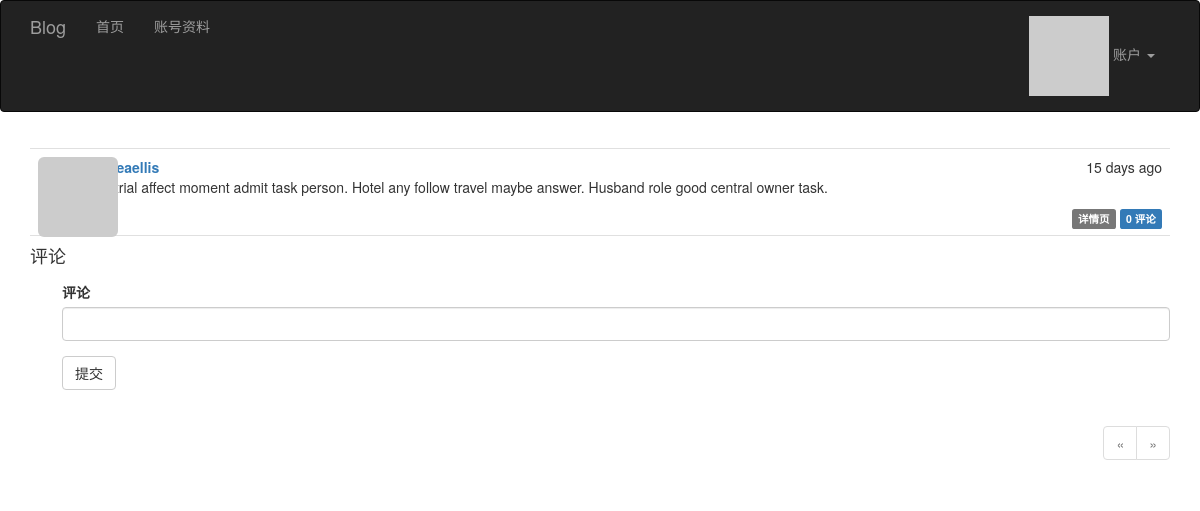
The app's page /article/1 (signed in) with its own data.
### app/models.py (models this page shows, shortened)
class Article(db.Model):
    __tablename__ = 'articles'
    id = db.Column(db.Integer, primary_key=True)
    body = db.Column(db.Text)
    body_html = db.Column(db.Text)
    timestamp = db.Column(db.DateTime, index=True, default=datetime.utcnow)
    author_id = db.Column(db.Integer, db.ForeignKey('users.id'))
    comments = db.relationship('Comment', backref='article', lazy='dynamic')

class User(UserMixin, db.Model):
    __tablename__ = 'users'
    id = db.Column(db.Integer, primary_key=True)
    email = db.Column(db.String(64), unique=True)
    username = db.Column(db.String(64), unique=True, index=True)
    password_hash = db.Column(db.String(128))
    role_id = db.Column(db.Integer, db.ForeignKey('roles.id'))
    confirmed = db.Column(db.Boolean, default=False)
    name = db.Column(db.String(64))
    location = db.Column(db.String(64))
    about_me = db.Column(db.Text())
    member_since = db.Column(db.DateTime(), default=datetime.utcnow)
    last_seen = db.Column(db.DateTime(), default=datetime.utcnow)
    avatar_hash = db.Column(db.String(32))
    articles = db.relationship('Article', backref='author', lazy='dynamic')
    followed = db.relationship('Follow',
                               foreign_keys=[Follow.follower_id],
                               backref=db.backref('follower', lazy='joined'),
                               lazy='dynamic',
                               cascade='all, delete-orphan')
    followers = db.relationship('Follow',
                                foreign_keys=[Follow.followed_id],
                                backref=db.backref('followed', lazy='joined'),
                                lazy='dynamic',
                                cascade='all, delete-orphan')
    comments = db.relationship('Comment', backref='author', lazy='dynamic')
    @property
    def password(self):
        """密码生成哈希值就无法还原"""
        raise AttributeError('密码没有可读的属性')
    def can(self, perm):
        return self.role is not None and self.role.has_permission(perm)
    def is_administrator(self):
        return self.can(Permission.ADMIN)
    def ping(self):
        self.last_seen = datetime.utcnow()
        self.add = db.session.add(self)
    def gravatar(self, size=100, default='identicon', rating='g'):
        url = 'https://www.gravatar.com/avatar'
        hash = self.avatar_hash or self.gravatar_hash()
        u = '{url}/{hash}?s={size}&d={default}&r={rating}'.format(
            url=url, hash=hash, size=size, default=default, rating=rating)
        return u

### app/main/views.py (the view, shortened to what this page needs)
class ArticleView(MethodView):
    @login_required
    def get(self, id):
        article = Article.query.get_or_404(id)
        form = CommentForm()
        page = request.args.get('page', 1, type=int)
        if page == -1:
            page = (article.comments.count() - 1) // \
                   current_app.config['FLASK_COMMENTS_PER_PAGE'] + 1
        pagination = article.comments.order_by(Comment.timestamp).paginate(
            page, per_page=current_app.config['FLASK_COMMENTS_PER_PAGE'],
            error_out=False)
        comments = pagination.items
        return render_template('article.html', articles=[article], form=form,
                               comments=comments, pagination=pagination)

### app/main/forms.py
class CommentForm(FlaskForm):
    body = StringField('评论', validators=[DataRequired()])
    submit = SubmitField('提交')

### app/auth/views.py (called while the page is built)
@auth.before_app_request
def before_request():
    if current_user.is_authenticated:
        current_user.ping()
        if not current_user.confirmed \
                and request.blueprint != 'auth' \
                and request.endpoint != 'static':
            return redirect(url_for('auth.unconfirmed'))

### app/main/__init__.py (called while the page is built)
@main.app_context_processor
def inject_permissions():
    return dict(Permission=Permission)

### app/main/views.py (called while the page is built)
@main.after_app_request
def after_request(response):
    for query in get_debug_queries():
        if query.duration >= current_app.config['FLASK_SLOW_DB_QUERY_TIME']:
            current_app.logger.warning(
                'SQL语句查询慢: %s\n参数: %s\n时长: %fs\n上下文: %s\n'
                % (query.statement, query.parameters, query.duration,
                   query.context))
    return response

### app/models.py (called while the page is built)
@login_manager.user_loader
def load_user(user_id):
    return User.query.get(int(user_id))

    def has_permission(self, perm):
        return self.permissions & perm == perm

### app/templates/article.html (shortened to what this page needs)
{% extends "base.html" %}
{% import "bootstrap/wtf.html" as wtf %}
{% import "_macros.html" as macros %}
{% block page_content %}
{% include '_articles.html' %}
    <h4 id="comments">评论</h4>
    {% if current_user.can(Permission.COMMENT) %}
        <div class="comment-form">
            {{ wtf.quick_form(form) }}
        </div>
    {% endif %}
    {% if pagination %}
        <div class="pagination">
            {{ macros.pagination_widget(pagination, '.article', fragment='#comments', id=articles[0].id) }}
        </div>
    {% endif %}
{% endblock %}

### app/templates/_articles.html (shortened to what this page needs)
<ul class="articles">
    {% for article in articles %}
    <li class="article">
        <div class="article-thumbnail">
            <a href="{{ url_for('main.user', username=article.author.username) }}">
                <img class="img-rounded profile-thumbnail" src="{{ article.author.gravatar(size=40) }}">
            </a>
        </div>
        <div class="article-content">
            <div class="article-date">{{ moment(article.timestamp).fromNow() }}</div>
            <div class="article-author"><a href="{{ url_for('main.user', username=article.author.username) }}">{{ article.author.username }}</a></div>
             <div class="article-body">
                {% if article.body_html %}
                    {{ article.body_html | safe }}
                {% else %}
                    {{ article.body }}
                {% endif %}
            </div>
        <div class="article-footer">
            <a href="{{ url_for('main.article', id=article.id) }}">
                <span class="label label-default">详情页</span>
            </a>
            <a href="{{ url_for('.article', id=article.id) }}#comments">
                <span class="label label-primary">{{ article.comments.count() }} 评论</span>
            </a>
        </div>
        </div>
    </li>
    {% endfor %}
</ul>

### app/static/css/styles.css (style rules this page uses)
.profile-thumbnail { position: absolute; }
ul.articles { list-style-type: none; padding: 0px; margin: 16px 0px 0px 0px; border-top: 1px solid #e0e0e0; }
ul.articles li.article { padding: 8px; border-bottom: 1px solid #e0e0e0; }
div.article-date { float: right; }
div.article-author { font-weight: bold; }
div.article-thumbnail { position: absolute; }
div.article-content { margin-left: 48px; min-height: 48px; }
div.article-footer { text-align: right; }
div.comment-form { margin: 16px 0px 16px 32px; }
div.pagination { width: 100%; text-align: right; padding: 0px; margin: 0px; }

### records on screen
Article: timestamp "15 days ago", author.username "andreaellis", body_html "Two trial affect moment admit task person. Hotel any follow travel maybe answer. Husband role good central owner task.", comments.count "0"
